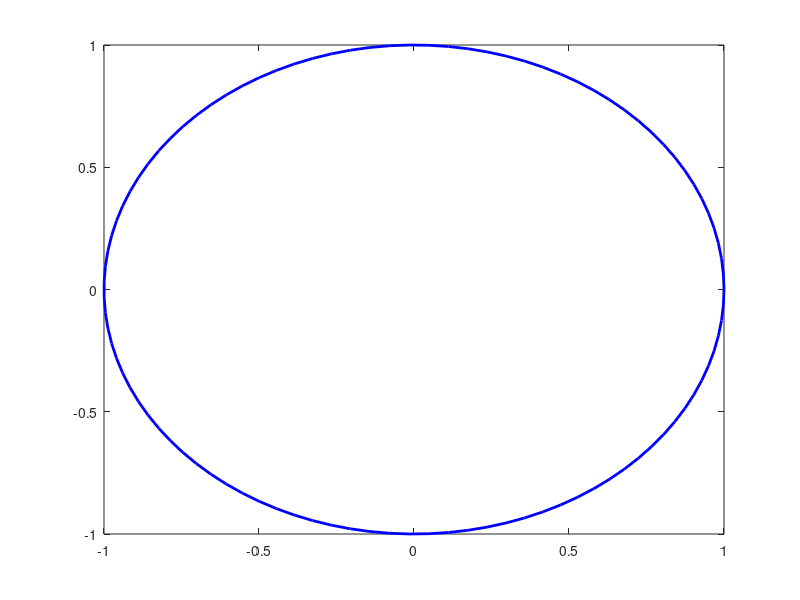

Reproduce this figure in MATLAB.
function draw_arc(AX,center,radius,dstart,dend,ndiv)
% draw an arc at the center of the radius from the dstart to the dend
% ndiv is the arc subdivision number, AX is the handle number of figure;
if nargin <6,
    ndiv = 100;
    if nargin < 5,
        dstart =0;
        dend = 360;
        if nargin<3,
            radius=1;
            if nargin<2,
                center=[0,0];
                if nargin<1,
                    AX=1;
                end;
            end;
        end;
    end;
end;

if ~(isvector(center) && length(center)==2),
    error('The second argument (arc center) must be a 2D vector!');
end;

if ~isscalar(radius),
    error('The third argument (arc radius) must be a scalar!');
end;

if ~isscalar(dstart),
    error('The fourth argument (arc start angle) must be a scalar!');
end;

if ~isscalar(dend),
    error('The fifth argument (arc end angle) must be a scalar!');
end;

if ~isscalar(ndiv),
    error('The sixth argument (arc subdivision number) must be a scalar!');
end;

theta = linspace(dstart,dend,ndiv);
x = center(1)+radius*cosd(theta);
y = center(2)+radius*sind(theta);
figure(AX);
axis image;
plot(x,y,'b','linewidth',2);

return;